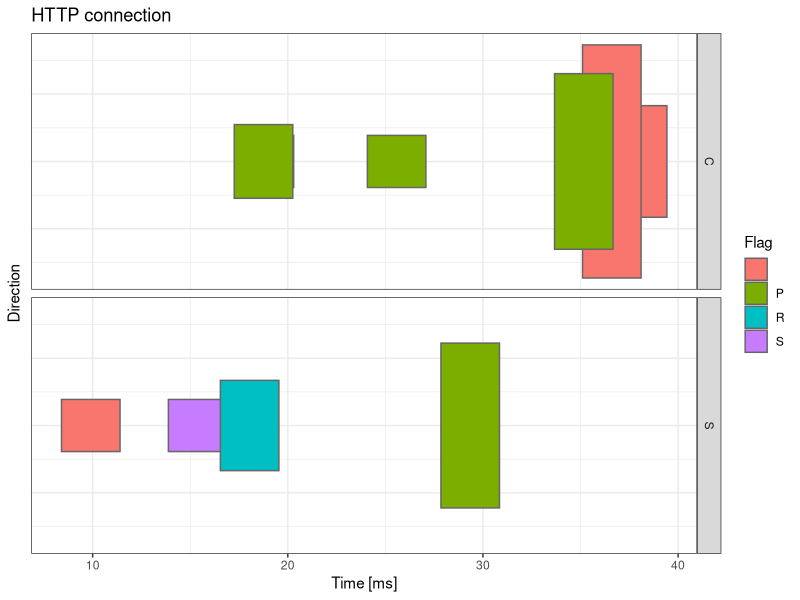
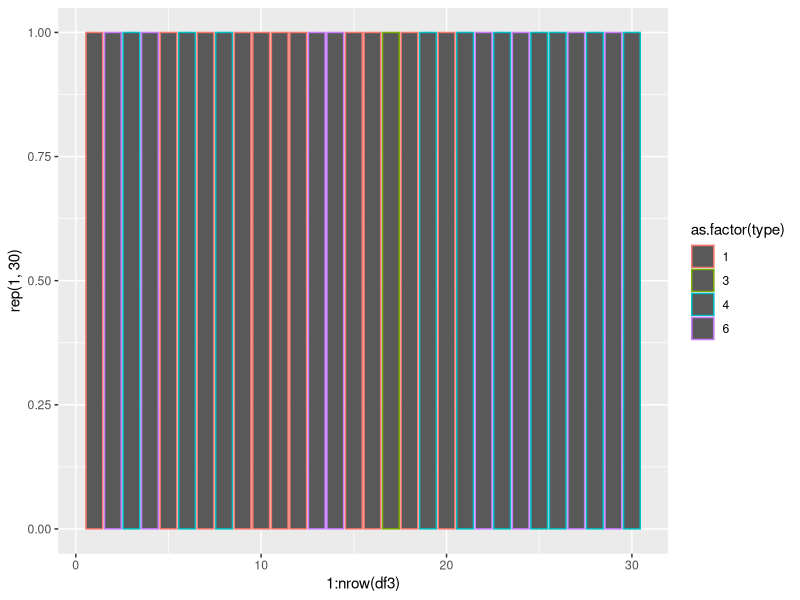
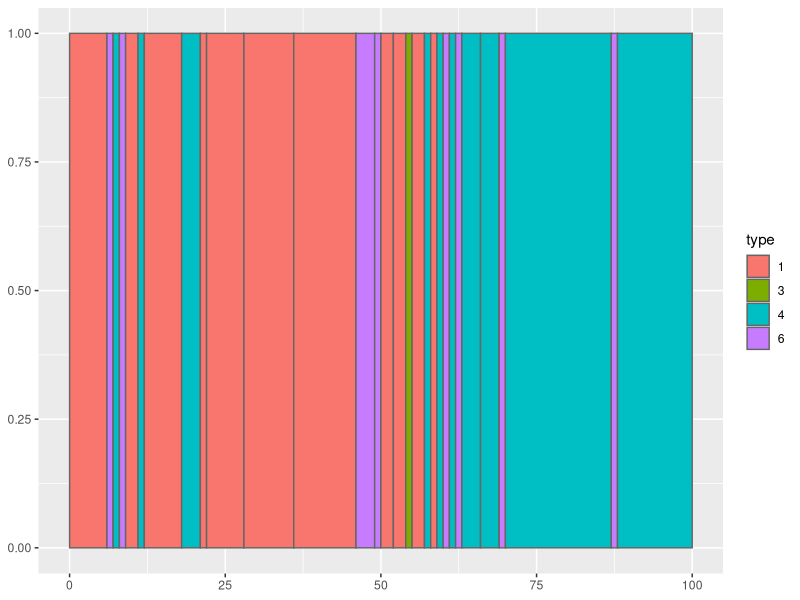
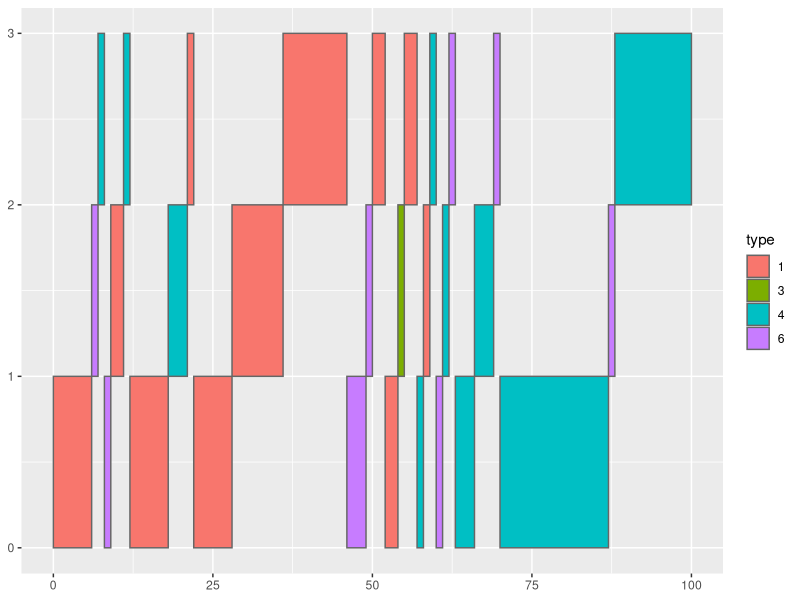

Write R code to recreate these figures, in order. (Note: this script raises an error after producing the figures.)

require(ggplot2)

Dir <- c(1,2,2,1,2,1,1,2,1,1)
Direction <- c("C","S","S","C","S","C","C","S","C","C")
lens <- c(60,60,60,120,180,60,275,600,1200,681)^0.5
flag <- c("S","S"," ","P","R","P"," ","P"," ","P")
IAT <- abs(rnorm(10))*10+0.4


df3 <- data.frame(Flag=flag,
                  Direction=Direction,
                  xmax=cumsum(rep(3,10))+IAT,
                  xmin=cumsum(c(0,rep(3,9)))+IAT,
                  #xmax=cumsum(sqrt(lens))+IAT,
                  #xmin=cumsum(c(0,head(sqrt(lens),n=-1)))+IAT,
                  #ymin=Dir*6-0.5*sqrt(lens),
                  #ymax=Dir*6+0.5*sqrt(lens))
                  ymin=-0.5*lens,
                  ymax=+0.5*lens)

plot_x <- ggplot(df3, 
                 aes(xmin=xmin, xmax=xmax, ymin=ymin, ymax=ymax,fill=Flag))+
          geom_rect(colour="grey40", size=0.5)+
          facet_grid(Direction ~ .) + 
          theme_bw()+
          theme(axis.ticks.y = element_blank(),
                axis.text.y = element_blank())+
          labs(title="HTTP connection",
               y ="Direction", x = "Time [ms]")
          
plot_x
                
                              
                            



df3 <- data.frame(type=c(1,6,4,6,1,4,1,4,1,1,1,1,6,6,1,1,3,1,4,1,4,6,4,6,4,4,6,4,6,4),
                  count=c(6,1,1,1,2,1,6,3,1,6,8,10,3,1,2,2,1,2,1,1,1,1,1,1,3,3,1,17,1,12) )

ggplot(df3,aes(x=1:nrow(df3),y=rep(1,30))) + geom_bar(stat="identity",aes(color=as.factor(type)))

df3 <- data.frame(type=c(1,6,4,6,1,4,1,4,1,1,1,1,6,6,1,
                         1,3,1,4,1,4,6,4,6,4,4,6,4,6,4),
                  count=c(6,1,1,1,2,1,6,3,1,6,8,10,3,1,2,
                          2,1,2,1,1,1,1,1,1,3,3,1,17,1,12))

library(ggplot2)

df3$type <- factor(df3$type)
df3$ymin <- 0
df3$ymax <- 1
df3$xmax <- cumsum(df3$count)
df3$xmin <- c(0, head(df3$xmax, n=-1))

plot_1 <- ggplot(df3, 
                 aes(xmin=xmin, xmax=xmax, ymin=ymin, ymax=ymax, fill=type)) +
  geom_rect(colour="grey40", size=0.5)

#png("plot_1.png", height=200, width=800)
print(plot_1)
#dev.off()


dfx <- df3

dfx$type <- factor(dfx$type)
dfx$ymin <- c(0,1,2)
dfx$ymax <- c(1,2,3)
dfx$xmax <- cumsum(dfx$count)
dfx$xmin <- c(0, head(dfx$xmax, n=-1))

plot_x <- ggplot(dfx, 
                 aes(xmin=xmin, xmax=xmax, ymin=ymin, ymax=ymax,fill=type))   +geom_rect(colour="grey40", size=0.5)

png("plot_x.png", height=200, width=800)
print(plot_x)
dev.off()


p1  <-  
  ggplot(dfx, aes(xmin = xmin, xmax = xmax, ymin = ymin, ymax = ymax, fill = event))+
  theme_bw() + 
  geom_rect(colour = "black", size = 0.5) + 
  facet_grid(subject ~ .) + 
  theme(axis.ticks.y=element_blank(), axis.text.y=element_blank())

p1



########################################################
# Experiment 1
########################################################

require(ggplot2)
require(cowplot)

# geom_pointrange(mapping = aes(x = metric, y = x),
#                 stat = "summary",
#                 fun.min = function(z) {quantile(z,0.25)},
#                 fun.max = function(z) {quantile(z,0.75)},
#                 fun = median)
# stat_summary(fun="mean", fun.min=function(z) { quantile(z,0.05) },fun.max=function(z) { quantile(z,0.95) },colour = "red", size = 1)

# A
x1 <- 1-abs(rnorm(30,sd=0.02))
x2 <- 1-abs(rnorm(30,sd=0.0000001))
x3 <- 1-abs(rnorm(30,sd=0.04))
df=data.frame(x=c(x1,x2,x3),
              metric=c(rep("conn",30),rep("flow",30),rep("seq",30)))
pA <- ggplot(df, aes(x=metric, y=x)) + 
  geom_dotplot(binaxis='y', stackdir='center')+
stat_summary(fun.data = "mean_se", colour = "red", size = 1)+
  theme_bw()+  labs(y="%",x="")
  #labs(title="HTTP",y="Similarity (% of overall)")

# B
x1 <- 1-abs(rnorm(30,sd=0.02))
x2 <- 1-abs(rnorm(30,sd=0.1))
x3 <- 1-abs(rnorm(30,sd=0.04))
df=data.frame(x=c(x1,x2,x3),
              metric=c(rep("conn",30),rep("flow",30),rep("seq",30)))
pB <- ggplot(df, aes(x=metric, y=x)) + 
  geom_dotplot(binaxis='y', stackdir='center')+
  stat_summary(fun.data = "mean_se", colour = "red", size = 1)+
  theme_bw()+labs(y="%",x="")

# C
x1 <- 1-abs(rnorm(30,sd=0.02))
x2 <- 1-abs(rnorm(30,sd=0.00001))
x3 <- 1-abs(rnorm(30,sd=0.04))
df=data.frame(x=c(x1,x2,x3),
              metric=c(rep("conn",30),rep("flow",30),rep("seq",30)))
pC <- ggplot(df, aes(x=metric, y=x)) + 
  geom_dotplot(binaxis='y', stackdir='center')+
  stat_summary(fun.data = "mean_se", colour = "red", size = 1)+
  theme_bw()+labs(y="%",x="")

# D
x1 <- 1-abs(rnorm(30,sd=0.05))
x2 <- 1-abs(rnorm(30,sd=0.1))
x3 <- 1-abs(rnorm(30,sd=0.1))
df=data.frame(x=c(x1,x2,x3),
              metric=c(rep("conn",30),rep("flow",30),rep("seq",30)))
pD <- ggplot(df, aes(x=metric, y=x)) + 
  geom_dotplot(binaxis='y', stackdir='center')+
  stat_summary(fun.data = "mean_se", colour = "red", size = 1)+
  theme_bw()+labs(y="%")


plot_grid(pA, pB,pC,pD, labels = c('A', 'B', 'C','D'), ncol = 1)
